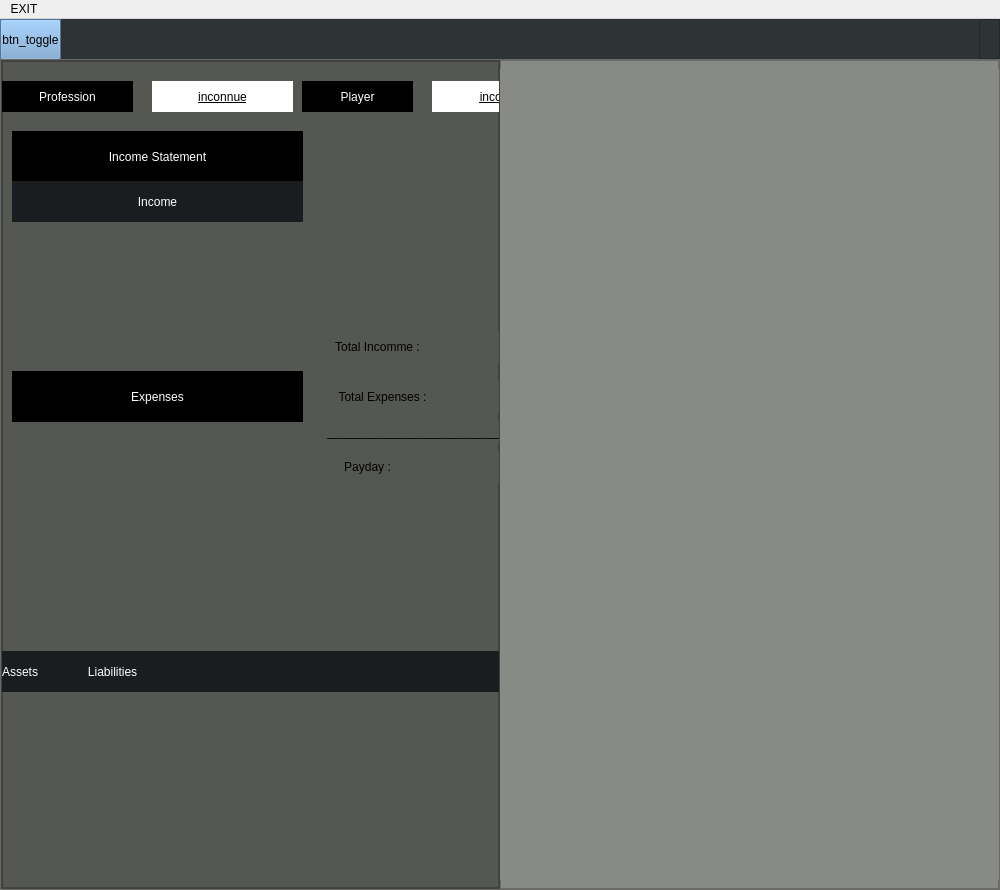
<?xml version="1.0" encoding="UTF-8"?>
<ui version="4.0">
 <class>MainWindow</class>
 <widget class="QMainWindow" name="MainWindow">
  <property name="geometry">
   <rect>
    <x>0</x>
    <y>0</y>
    <width>1000</width>
    <height>890</height>
   </rect>
  </property>
  <property name="maximumSize">
   <size>
    <width>1000</width>
    <height>166625</height>
   </size>
  </property>
  <property name="windowTitle">
   <string>MainWindow</string>
  </property>
  <widget class="QWidget" name="centralwidget">
   <property name="styleSheet">
    <string notr="true">background-color: rgb(0, 0, 0);</string>
   </property>
   <layout class="QVBoxLayout" name="verticalLayout">
    <property name="spacing">
     <number>0</number>
    </property>
    <property name="leftMargin">
     <number>0</number>
    </property>
    <property name="topMargin">
     <number>0</number>
    </property>
    <property name="rightMargin">
     <number>0</number>
    </property>
    <property name="bottomMargin">
     <number>0</number>
    </property>
    <item>
     <widget class="QFrame" name="top_bar">
      <property name="maximumSize">
       <size>
        <width>16777215</width>
        <height>40</height>
       </size>
      </property>
      <property name="styleSheet">
       <string notr="true">background-color: rgb(46, 52, 54);</string>
      </property>
      <property name="frameShape">
       <enum>QFrame::NoFrame</enum>
      </property>
      <property name="frameShadow">
       <enum>QFrame::Raised</enum>
      </property>
      <widget class="QFrame" name="frame_toggle">
       <property name="geometry">
        <rect>
         <x>0</x>
         <y>0</y>
         <width>61</width>
         <height>40</height>
        </rect>
       </property>
       <property name="maximumSize">
        <size>
         <width>70</width>
         <height>40</height>
        </size>
       </property>
       <property name="styleSheet">
        <string notr="true">background-color: rgb(114, 159, 207);</string>
       </property>
       <property name="frameShape">
        <enum>QFrame::StyledPanel</enum>
       </property>
       <property name="frameShadow">
        <enum>QFrame::Raised</enum>
       </property>
       <widget class="QPushButton" name="btn_toggle">
        <property name="geometry">
         <rect>
          <x>0</x>
          <y>0</y>
          <width>61</width>
          <height>41</height>
         </rect>
        </property>
        <property name="text">
         <string>btn_toggle</string>
        </property>
       </widget>
      </widget>
      <widget class="QFrame" name="frame_app">
       <property name="geometry">
        <rect>
         <x>979</x>
         <y>0</y>
         <width>21</width>
         <height>40</height>
        </rect>
       </property>
       <property name="maximumSize">
        <size>
         <width>16777215</width>
         <height>70</height>
        </size>
       </property>
       <property name="frameShape">
        <enum>QFrame::StyledPanel</enum>
       </property>
       <property name="frameShadow">
        <enum>QFrame::Raised</enum>
       </property>
      </widget>
     </widget>
    </item>
    <item>
     <widget class="QFrame" name="content">
      <property name="styleSheet">
       <string notr="true">background-color: rgb(136, 138, 133);</string>
      </property>
      <property name="frameShape">
       <enum>QFrame::NoFrame</enum>
      </property>
      <property name="frameShadow">
       <enum>QFrame::Raised</enum>
      </property>
      <layout class="QVBoxLayout" name="verticalLayout_2">
       <property name="spacing">
        <number>0</number>
       </property>
       <property name="leftMargin">
        <number>0</number>
       </property>
       <property name="topMargin">
        <number>0</number>
       </property>
       <property name="rightMargin">
        <number>0</number>
       </property>
       <property name="bottomMargin">
        <number>0</number>
       </property>
       <item>
        <widget class="QFrame" name="frame">
         <property name="frameShape">
          <enum>QFrame::StyledPanel</enum>
         </property>
         <property name="frameShadow">
          <enum>QFrame::Raised</enum>
         </property>
         <layout class="QHBoxLayout" name="horizontalLayout">
          <property name="spacing">
           <number>0</number>
          </property>
          <property name="leftMargin">
           <number>0</number>
          </property>
          <property name="topMargin">
           <number>0</number>
          </property>
          <property name="rightMargin">
           <number>0</number>
          </property>
          <property name="bottomMargin">
           <number>0</number>
          </property>
          <item>
           <widget class="QFrame" name="frame_left_menu">
            <property name="maximumSize">
             <size>
              <width>750</width>
              <height>16777215</height>
             </size>
            </property>
            <property name="styleSheet">
             <string notr="true">background-color: rgb(85, 87, 83);</string>
            </property>
            <property name="frameShape">
             <enum>QFrame::StyledPanel</enum>
            </property>
            <property name="frameShadow">
             <enum>QFrame::Raised</enum>
            </property>
            <layout class="QHBoxLayout" name="horizontalLayout_2">
             <property name="spacing">
              <number>0</number>
             </property>
             <property name="leftMargin">
              <number>0</number>
             </property>
             <property name="topMargin">
              <number>0</number>
             </property>
             <property name="rightMargin">
              <number>0</number>
             </property>
             <property name="bottomMargin">
              <number>0</number>
             </property>
             <item>
              <widget class="QFrame" name="frame_top_menu">
               <property name="frameShape">
                <enum>QFrame::StyledPanel</enum>
               </property>
               <property name="frameShadow">
                <enum>QFrame::Raised</enum>
               </property>
               <widget class="QLabel" name="Profession">
                <property name="geometry">
                 <rect>
                  <x>0</x>
                  <y>20</y>
                  <width>131</width>
                  <height>31</height>
                 </rect>
                </property>
                <property name="styleSheet">
                 <string notr="true">color: rgb(255, 255, 255);
background-color: rgb(0,0,0);
font: 75 17pt &quot;URW Bookman L&quot;;</string>
                </property>
                <property name="text">
                 <string>Profession</string>
                </property>
                <property name="alignment">
                 <set>Qt::AlignCenter</set>
                </property>
               </widget>
               <widget class="QLabel" name="Income_2">
                <property name="geometry">
                 <rect>
                  <x>10</x>
                  <y>310</y>
                  <width>291</width>
                  <height>51</height>
                 </rect>
                </property>
                <property name="styleSheet">
                 <string notr="true">color: rgb(255, 255, 255);
background-color: rgb(0,0, 0);
font: 75 26pt &quot;URW Bookman L&quot;;</string>
                </property>
                <property name="text">
                 <string>Expenses</string>
                </property>
                <property name="alignment">
                 <set>Qt::AlignCenter</set>
                </property>
               </widget>
               <widget class="QLabel" name="Player_Totali_ncomme_2">
                <property name="geometry">
                 <rect>
                  <x>310</x>
                  <y>320</y>
                  <width>141</width>
                  <height>31</height>
                 </rect>
                </property>
                <property name="styleSheet">
                 <string notr="true">font: 25 11pt &quot;Ubuntu&quot;;
</string>
                </property>
                <property name="text">
                 <string>Total Expenses :</string>
                </property>
                <property name="alignment">
                 <set>Qt::AlignCenter</set>
                </property>
               </widget>
               <widget class="QLabel" name="Profession_name">
                <property name="geometry">
                 <rect>
                  <x>150</x>
                  <y>20</y>
                  <width>141</width>
                  <height>31</height>
                 </rect>
                </property>
                <property name="styleSheet">
                 <string notr="true">
	background-color: rgb(255, 255, 255);
    text-decoration:underline;
font: 75 17pt &quot;URW Bookman L&quot;;
</string>
                </property>
                <property name="text">
                 <string>inconnue</string>
                </property>
                <property name="alignment">
                 <set>Qt::AlignCenter</set>
                </property>
               </widget>
               <widget class="QLabel" name="Player_Totali_ncomme">
                <property name="geometry">
                 <rect>
                  <x>310</x>
                  <y>270</y>
                  <width>131</width>
                  <height>31</height>
                 </rect>
                </property>
                <property name="styleSheet">
                 <string notr="true">font: 25 11pt &quot;Ubuntu&quot;;
</string>
                </property>
                <property name="text">
                 <string>Total Incomme :</string>
                </property>
                <property name="alignment">
                 <set>Qt::AlignCenter</set>
                </property>
               </widget>
               <widget class="QLabel" name="Payday_cash">
                <property name="geometry">
                 <rect>
                  <x>440</x>
                  <y>390</y>
                  <width>111</width>
                  <height>31</height>
                 </rect>
                </property>
                <property name="styleSheet">
                 <string notr="true">font: 25 11pt &quot;Ubuntu&quot;;
</string>
                </property>
                <property name="text">
                 <string/>
                </property>
                <property name="alignment">
                 <set>Qt::AlignCenter</set>
                </property>
               </widget>
               <widget class="QLabel" name="Player_name">
                <property name="geometry">
                 <rect>
                  <x>430</x>
                  <y>20</y>
                  <width>131</width>
                  <height>31</height>
                 </rect>
                </property>
                <property name="styleSheet">
                 <string notr="true">
	background-color: rgb(255, 255, 255);
    text-decoration:underline;
font: 75 17pt &quot;URW Bookman L&quot;;
</string>
                </property>
                <property name="text">
                 <string>incoon</string>
                </property>
                <property name="alignment">
                 <set>Qt::AlignCenter</set>
                </property>
               </widget>
               <widget class="QLabel" name="Player_Totali_income">
                <property name="geometry">
                 <rect>
                  <x>450</x>
                  <y>270</y>
                  <width>111</width>
                  <height>31</height>
                 </rect>
                </property>
                <property name="styleSheet">
                 <string notr="true">font: 25 11pt &quot;Ubuntu&quot;;
</string>
                </property>
                <property name="text">
                 <string/>
                </property>
                <property name="alignment">
                 <set>Qt::AlignCenter</set>
                </property>
               </widget>
               <widget class="QLabel" name="Player_Totali_ncomme_3">
                <property name="geometry">
                 <rect>
                  <x>320</x>
                  <y>361</y>
                  <width>231</width>
                  <height>20</height>
                 </rect>
                </property>
                <property name="styleSheet">
                 <string notr="true">font: 25 11pt &quot;Ubuntu&quot;;
</string>
                </property>
                <property name="text">
                 <string>_________________________________</string>
                </property>
                <property name="alignment">
                 <set>Qt::AlignCenter</set>
                </property>
               </widget>
               <widget class="QLabel" name="Payday">
                <property name="geometry">
                 <rect>
                  <x>310</x>
                  <y>390</y>
                  <width>111</width>
                  <height>31</height>
                 </rect>
                </property>
                <property name="styleSheet">
                 <string notr="true">font: 25 11pt &quot;Ubuntu&quot;;
</string>
                </property>
                <property name="text">
                 <string>Payday :</string>
                </property>
                <property name="alignment">
                 <set>Qt::AlignCenter</set>
                </property>
               </widget>
               <widget class="QLabel" name="Profession_4">
                <property name="geometry">
                 <rect>
                  <x>300</x>
                  <y>20</y>
                  <width>111</width>
                  <height>31</height>
                 </rect>
                </property>
                <property name="styleSheet">
                 <string notr="true">color: rgb(255, 255, 255);
background-color: rgb(0,0,0);
font: 75 17pt &quot;URW Bookman L&quot;;</string>
                </property>
                <property name="text">
                 <string>Player</string>
                </property>
                <property name="alignment">
                 <set>Qt::AlignCenter</set>
                </property>
               </widget>
               <widget class="QLabel" name="Income_3">
                <property name="geometry">
                 <rect>
                  <x>0</x>
                  <y>590</y>
                  <width>551</width>
                  <height>41</height>
                 </rect>
                </property>
                <property name="styleSheet">
                 <string notr="true">color: rgb(255, 255, 255);
background-color: rgb(26, 29, 31);
font: 75 26pt &quot;URW Bookman L&quot;;</string>
                </property>
                <property name="text">
                 <string>Assets               Liabilities                     </string>
                </property>
                <property name="alignment">
                 <set>Qt::AlignJustify|Qt::AlignVCenter</set>
                </property>
               </widget>
               <widget class="QLabel" name="Income_Statement">
                <property name="geometry">
                 <rect>
                  <x>10</x>
                  <y>70</y>
                  <width>291</width>
                  <height>51</height>
                 </rect>
                </property>
                <property name="styleSheet">
                 <string notr="true">background-color: rgb(0, 0, 0);
color: rgb(255, 255, 255);
font: 75 16pt &quot;URW Bookman L&quot;;</string>
                </property>
                <property name="text">
                 <string>Income Statement</string>
                </property>
                <property name="alignment">
                 <set>Qt::AlignCenter</set>
                </property>
               </widget>
               <widget class="QLabel" name="Player_Totali_Expense_2">
                <property name="geometry">
                 <rect>
                  <x>460</x>
                  <y>320</y>
                  <width>101</width>
                  <height>31</height>
                 </rect>
                </property>
                <property name="styleSheet">
                 <string notr="true">font: 25 11pt &quot;Ubuntu&quot;;
</string>
                </property>
                <property name="text">
                 <string/>
                </property>
                <property name="alignment">
                 <set>Qt::AlignCenter</set>
                </property>
               </widget>
               <widget class="QLabel" name="Income">
                <property name="geometry">
                 <rect>
                  <x>10</x>
                  <y>120</y>
                  <width>291</width>
                  <height>41</height>
                 </rect>
                </property>
                <property name="styleSheet">
                 <string notr="true">color: rgb(255, 255, 255);
background-color: rgb(26, 29, 31);
font: 75 26pt &quot;URW Bookman L&quot;;</string>
                </property>
                <property name="text">
                 <string>Income</string>
                </property>
                <property name="alignment">
                 <set>Qt::AlignCenter</set>
                </property>
               </widget>
              </widget>
             </item>
            </layout>
           </widget>
          </item>
          <item>
           <widget class="QFrame" name="frame_page">
            <property name="frameShape">
             <enum>QFrame::StyledPanel</enum>
            </property>
            <property name="frameShadow">
             <enum>QFrame::Raised</enum>
            </property>
            <widget class="QStackedWidget" name="stackedWidget">
             <property name="geometry">
              <rect>
               <x>-1</x>
               <y>9</y>
               <width>991</width>
               <height>811</height>
              </rect>
             </property>
             <widget class="QWidget" name="page_3"/>
             <widget class="QWidget" name="page_4"/>
            </widget>
           </widget>
          </item>
         </layout>
        </widget>
       </item>
      </layout>
     </widget>
    </item>
   </layout>
  </widget>
  <widget class="QMenuBar" name="menubar">
   <property name="geometry">
    <rect>
     <x>0</x>
     <y>0</y>
     <width>1000</width>
     <height>22</height>
    </rect>
   </property>
   <widget class="QMenu" name="menuexit">
    <property name="title">
     <string>EXIT</string>
    </property>
   </widget>
   <addaction name="menuexit"/>
  </widget>
 </widget>
 <resources/>
 <connections/>
</ui>
